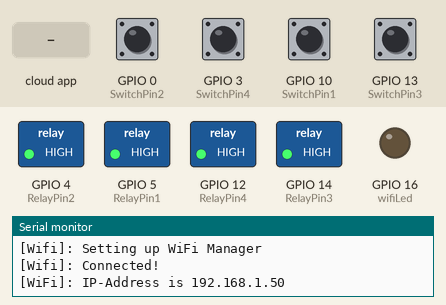
This sketch was run on a simulated ESP8266 (NodeMCU). Parts: switched loads named in the sketch (green lamp = pin HIGH), output pins drawn as LEDs (lit = HIGH), the last lines printed to the serial monitor. The test bench sets the inputs (shaded band); at power-on: GPIO 0 (SwitchPin2), GPIO 3 (SwitchPin4), GPIO 10 (SwitchPin1), GPIO 13 (SwitchPin3) HIGH. WiFi joins after 1.5 s; servers stay silent unless stated.

Above: at 2.7 s.
2.8 s: the phone or cloud app sets 635388b7134b2df11cd2b0e5 to 1
At 3.4 s:
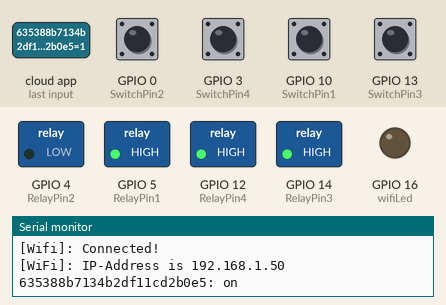
4.3 s: the phone or cloud app sets 63538953134b2df11cd2b1bc to 1
At 4.6 s:
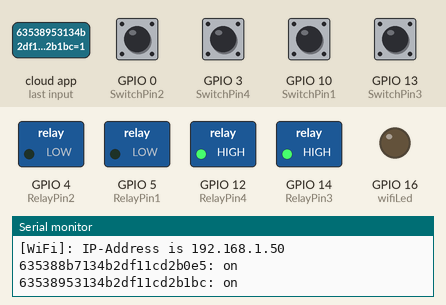
5.8 s: the phone or cloud app sets 635f9c56b8a7fefbd62ca08a to 1
At 6.9 s:
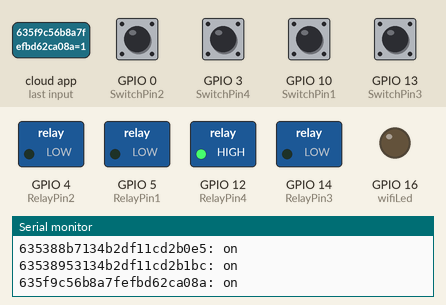
7.3 s: the phone or cloud app sets SWITCH_ID_NO_4_HERE to 1
At 8.1 s:
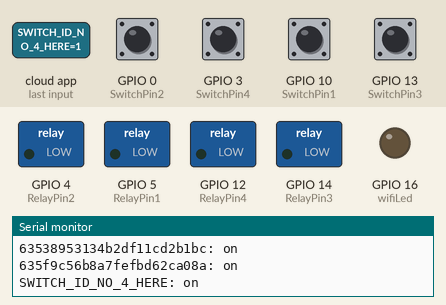
8.8 s: the phone or cloud app sets 635388b7134b2df11cd2b0e5 to 0
At 9.2 s:
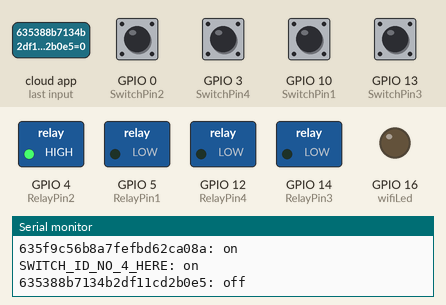
10.3 s: the phone or cloud app sets 63538953134b2df11cd2b1bc to 0
At 11.5 s:
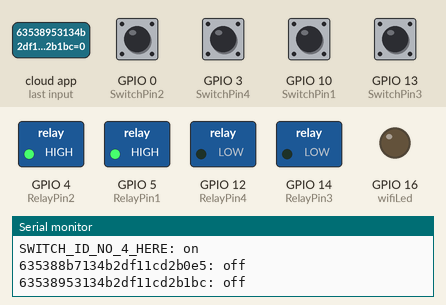
Timing chart, 0 to 12.8 s (numbered marks = the images above; inputs shaded):
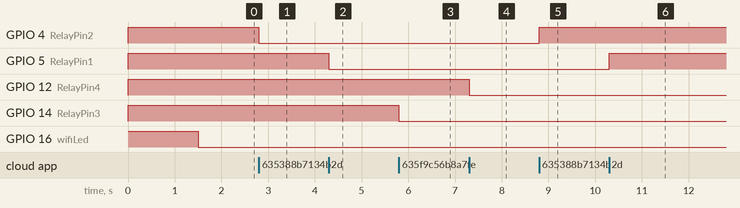

Measured:
- after the input at 2.8 s, GPIO 4 (RelayPin2): HIGH → LOW at once
- after the input at 4.3 s, GPIO 5 (RelayPin1): HIGH → LOW at once
- after the input at 5.8 s, GPIO 14 (RelayPin3): HIGH → LOW at once
- after the input at 7.3 s, GPIO 12 (RelayPin4): HIGH → LOW at once
- after the input at 8.8 s, GPIO 4 (RelayPin2): LOW → HIGH at once
- after the input at 10.3 s, GPIO 5 (RelayPin1): LOW → HIGH at once

The sketch:

ESP8266_3CHRELAY_WIFI_MANAGER_OTA.ino
```cpp
// WiFiManager लाइब्रेरी को शामिल करें
#include <DNSServer.h>
#include <ESP8266WebServer.h>
#include <WiFiManager.h>

//#define ENABLE_DEBUG

#ifdef ENABLE_DEBUG
      #define DEBUG_ESP_PORT Serial
      #define NODEBUG_WEBSOCKETS
      #define NDEBUG
#endif
// Uncomment the following line to enable serial debug output

#include <Arduino.h>
#include <ESP8266WiFi.h>
#include "SinricPro.h"
#include "SinricProSwitch.h"

#include <map>

// वाई-फ़ाई SSID और पासवर्ड को हार्ड-कोड करने की अब आवश्यकता नहीं है
// #define WIFI_SSID         "9435601991"
// #define WIFI_PASS         "vikash9296"

#define APP_KEY           "d0ff3d0f-cfa4-4458-940e-033091f5ae3d"      // Should look like "de0bxxxx-1x3x-4x3x-ax2x-5dabxxxxxxxx"
#define APP_SECRET        "dad2976a-1dd4-4d06-82b6-00e2e5fb0b6a-a286b2b4-b7b0-413c-96ab-e228121caf96"   // Should look like "5f36xxxx-x3x7-4x3x-xexe-e86724a9xxxx-4c4axxxx-3x3x-x5xe-x9x3-333d65xxxxxx"

//Enter the device IDs here
#define device_ID_1   "63538953134b2df11cd2b1bc"
#define device_ID_2   "635388b7134b2df11cd2b0e5"
#define device_ID_3   "635f9c56b8a7fefbd62ca08a"
#define device_ID_4   "SWITCH_ID_NO_4_HERE"

// define the GPIO connected with Relays and switches
#define RelayPin1 5  //D1
#define RelayPin2 4  //D2
#define RelayPin3 14 //D5
#define RelayPin4 12 //D6

#define SwitchPin1 10  //SD3
#define SwitchPin2 0   //D3
#define SwitchPin3 13  //D7
#define SwitchPin4 3   //RX

#define wifiLed    16   //D0

// comment the following line if you use a toggle switches instead of tactile buttons
//#define TACTILE_BUTTON 1

#define BAUD_RATE   9600

#define DEBOUNCE_TIME 250

typedef struct {     // struct for the std::map below
  int relayPIN;
  int flipSwitchPIN;
} deviceConfig_t;


// this is the main configuration
// please put in your deviceId, the PIN for Relay and PIN for flipSwitch
// this can be up to N devices...depending on how much pin's available on your device ;)
// right now we have 4 devicesIds going to 4 relays and 4 flip switches to switch the relay manually
std::map<String, deviceConfig_t> devices = {
    //{deviceId, {relayPIN,  flipSwitchPIN}}
    {device_ID_1, {  RelayPin1, SwitchPin1 }},
    {device_ID_2, {  RelayPin2, SwitchPin2 }},
    {device_ID_3, {  RelayPin3, SwitchPin3 }},
    {device_ID_4, {  RelayPin4, SwitchPin4 }}
};

typedef struct {     // struct for the std::map below
  String deviceId;
  bool lastFlipSwitchState;
  unsigned long lastFlipSwitchChange;
} flipSwitchConfig_t;

std::map<int, flipSwitchConfig_t> flipSwitches;   // this map is used to map flipSwitch PINs to deviceId and handling debounce and last flipSwitch state checks
                                                  // it will be setup in "setupFlipSwitches" function, using informations from devices map

void setupRelays() {
  for (auto &device : devices) {        // for each device (relay, flipSwitch combination)
    int relayPIN = device.second.relayPIN; // get the relay pin
    pinMode(relayPIN, OUTPUT);           // set relay pin to OUTPUT
    digitalWrite(relayPIN, HIGH);
  }
}

void setupFlipSwitches() {
  for (auto &device : devices)  {               // for each device (relay / flipSwitch combination)
    flipSwitchConfig_t flipSwitchConfig;         // create a new flipSwitch configuration

    flipSwitchConfig.deviceId = device.first;       // set the deviceId
    flipSwitchConfig.lastFlipSwitchChange = 0;   // set debounce time
    flipSwitchConfig.lastFlipSwitchState = true;  // set lastFlipSwitchState to false (LOW)--

    int flipSwitchPIN = device.second.flipSwitchPIN;  // get the flipSwitchPIN

    flipSwitches[flipSwitchPIN] = flipSwitchConfig;   // save the flipSwitch config to flipSwitches map
    pinMode(flipSwitchPIN, INPUT_PULLUP);              // set the flipSwitch pin to INPUT
  }
}

bool onPowerState(String deviceId, bool &state)
{
  Serial.printf("%s: %s\r\n", deviceId.c_str(), state ? "on" : "off");
  int relayPIN = devices[deviceId].relayPIN; // get the relay pin for corresponding device
  digitalWrite(relayPIN, !state);            // set the new relay state
  return true;
}

void handleFlipSwitches() {
  unsigned long actualMillis = millis();                               // get actual millis
  for (auto &flipSwitch : flipSwitches) {                               // for each flipSwitch in flipSwitches map
    unsigned long lastFlipSwitchChange = flipSwitch.second.lastFlipSwitchChange;  // get the timestamp when flipSwitch was pressed last time (used to debounce / limit events)

    if (actualMillis - lastFlipSwitchChange > DEBOUNCE_TIME) {        // if time is > debounce time...

      int flipSwitchPIN = flipSwitch.first;                             // get the flipSwitch pin from configuration
      bool lastFlipSwitchState = flipSwitch.second.lastFlipSwitchState;     // get the lastFlipSwitchState
      bool flipSwitchState = digitalRead(flipSwitchPIN);                // read the current flipSwitch state
      if (flipSwitchState != lastFlipSwitchState) {                     // if the flipSwitchState has changed...
#ifdef TACTILE_BUTTON
        if (flipSwitchState) {                                          // if the tactile button is pressed
#endif
          flipSwitch.second.lastFlipSwitchChange = actualMillis;        // update lastFlipSwitchChange time
          String deviceId = flipSwitch.second.deviceId;                 // get the deviceId from config
          int relayPIN = devices[deviceId].relayPIN;                    // get the relayPIN from config
          bool newRelayState = !digitalRead(relayPIN);                  // set the new relay State
          digitalWrite(relayPIN, newRelayState);                        // set the trelay to the new state

          SinricProSwitch &mySwitch = SinricPro[deviceId];              // get Switch device from SinricPro
          mySwitch.sendPowerStateEvent(!newRelayState);                 // send the event
#ifdef TACTILE_BUTTON
        }
#endif
        flipSwitch.second.lastFlipSwitchState = flipSwitchState;        // update lastFlipSwitchState
      }
    }
  }
}

// वाई-फ़ाई सेटअप के लिए नया फंक्शन
void setupWiFi()
{
  Serial.println("\n[Wifi]: Setting up WiFi Manager");
  WiFiManager wifiManager;

  // अगर डिवाइस कनेक्ट नहीं हो पाता है, तो यह "SinricProSwitchAP" नाम का एक एक्सेस प्वाइंट बनाएगा
  if (!wifiManager.autoConnect("SinricProSwitchAP")) {
    Serial.println("Failed to connect and hit timeout");
    delay(3000);
    // डिवाइस को रीसेट करें और फिर से प्रयास करें
    ESP.reset();
    delay(5000);
  }

  // यदि आप यहां पहुंचते हैं तो आप वाईफाई से जुड़ गए हैं
  Serial.printf("\r\n[Wifi]: Connected!\r\n[WiFi]: IP-Address is %s\r\n", WiFi.localIP().toString().c_str());
  digitalWrite(wifiLed, LOW);
}

void setupSinricPro()
{
  for (auto &device : devices)
  {
    const char *deviceId = device.first.c_str();
    SinricProSwitch &mySwitch = SinricPro[deviceId];
    mySwitch.onPowerState(onPowerState);
  }

  SinricPro.begin(APP_KEY, APP_SECRET);
  SinricPro.restoreDeviceStates(true);
}

void setup()
{
  Serial.begin(BAUD_RATE);

  pinMode(wifiLed, OUTPUT);
  digitalWrite(wifiLed, HIGH); // वाई-फ़ाई कनेक्ट होने तक LED चालू रखें

  setupRelays();
  setupFlipSwitches();
  setupWiFi(); // वाई-फ़ाई सेटअप के लिए नया फंक्शन कॉल करें
  setupSinricPro();
}

void loop()
{
  SinricPro.handle();
  handleFlipSwitches();
}
```
